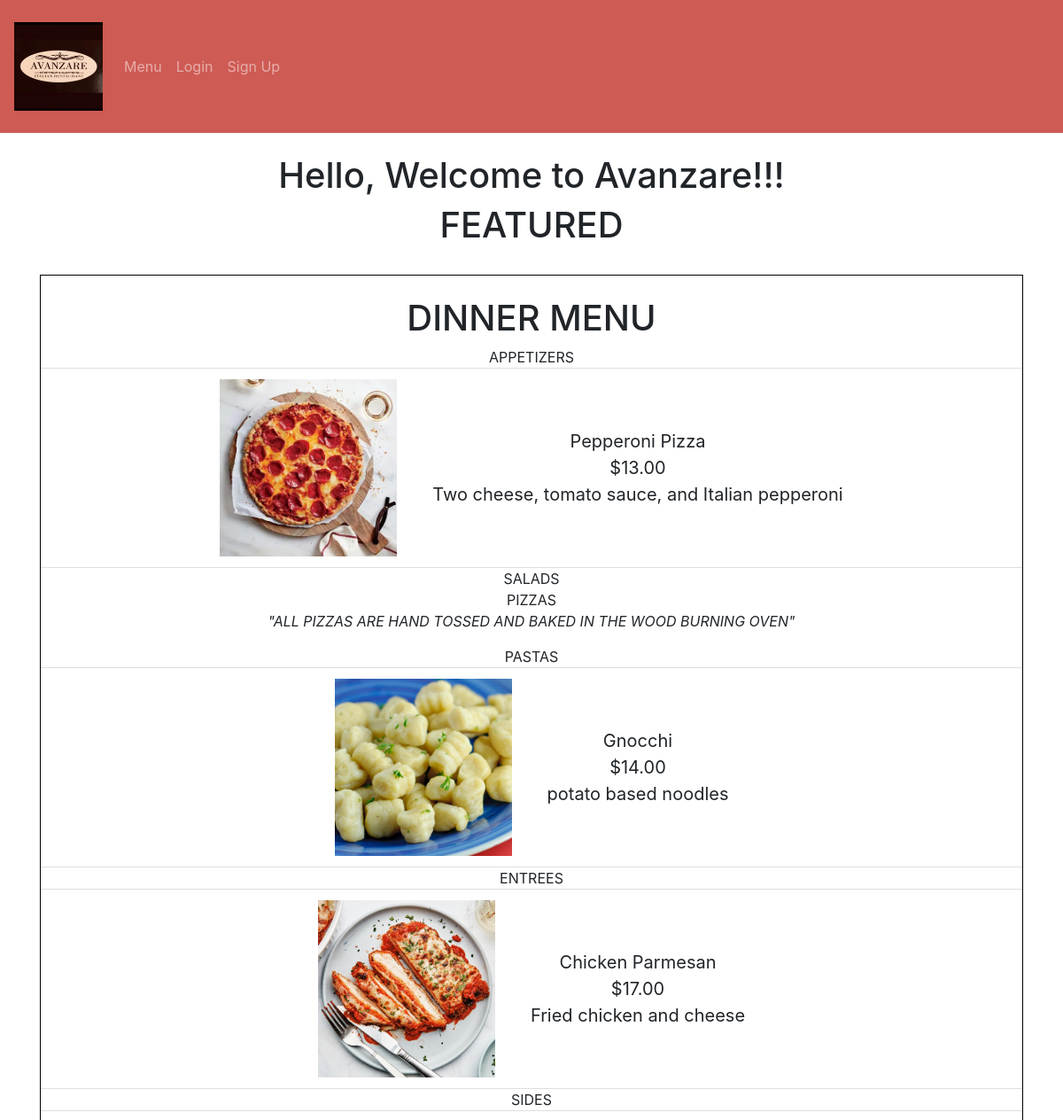
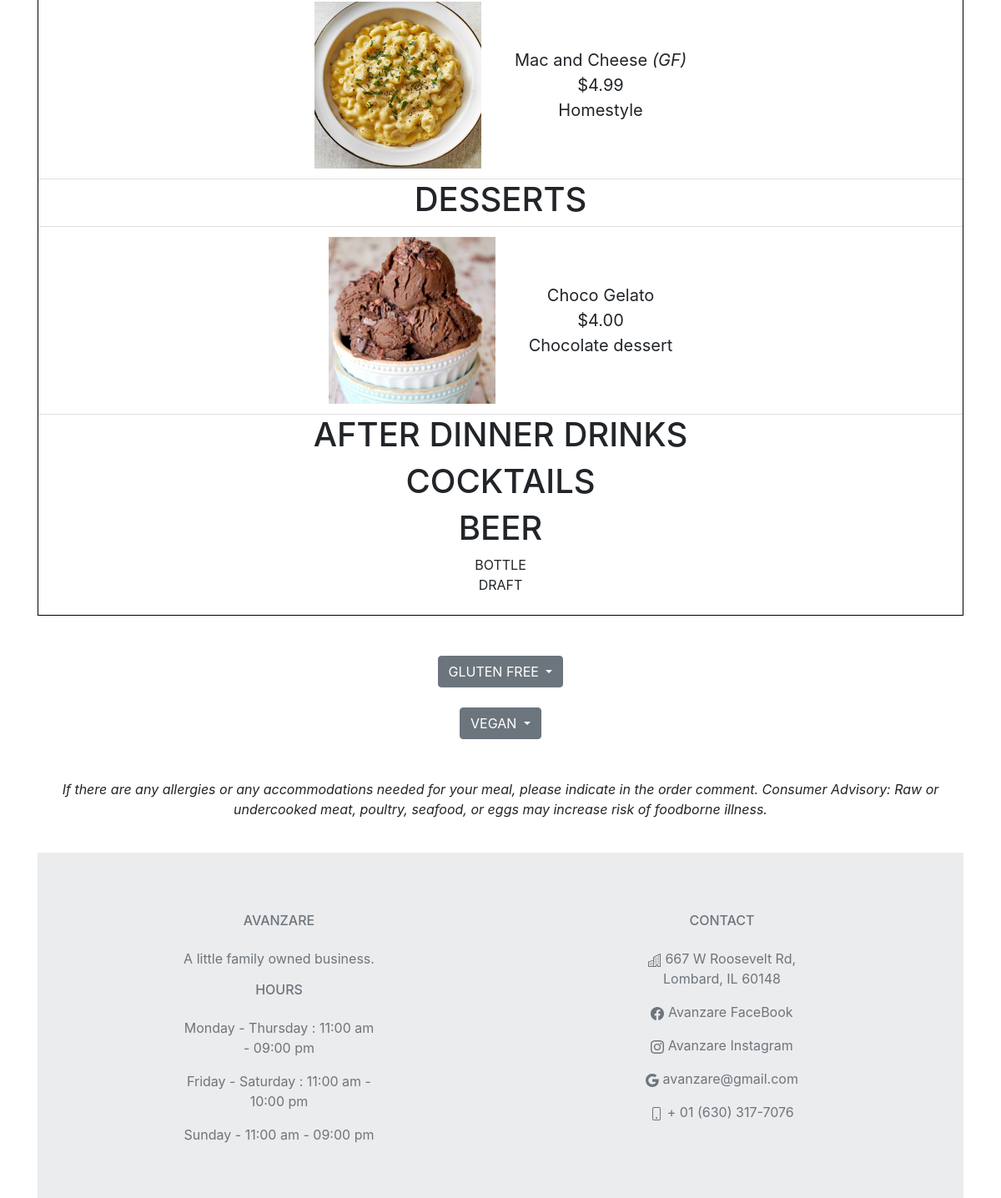
Screenshot of /start_page with the database file from the repository (2 pictures, top to bottom).
### avanzareApp/models.py (models this page shows)
class Menu(db.Model):
    id = db.Column(db.Integer, primary_key=True)
    name = db.Column(db.String(150), unique=True)
    price = db.Column(db.String(150))
    description = db.Column(db.String(10000))
    menu_type = db.Column(db.String(150))
    gluten_free = db.Column(db.String(150))
    vegan = db.Column(db.String(150))
    date = db.Column(db.DateTime(timezone=True), default=func.now())
    user_id = db.Column(db.Integer, db.ForeignKey('user.id'))

### avanzareApp/auth.py (the view, shortened to what this page needs)
@auth.route('/start_page', methods=['GET'])
def start_page():
    user = User.query.filter(User.email=='headChef@gmail.com').first()
    news = db.session.query(News).order_by(News.id.desc()).all()
    items = Menu.query.filter_by(user_id=user.id).order_by(Menu.name).all()
    count = 0
    for post in news:
        post = random.choice(news)
        post.featured = "TRUE"
        count += 1
        if count == 5:
            break
    return render_template("start_page.html", news=news, items=items, user=current_user)

### avanzareApp/templates/start_page.html (shortened to what this page needs)
{% extends "base.html" %} {% block title %}Home{% endblock %}
{% block content %}
<h1 align="center">Hello, Welcome to Avanzare!!!</h1>
<h1 align="center">FEATURED</h1>
<br />
<div class="blackLine">
    <br />
    <h1 align="center"> DINNER MENU </h1>
    <ul class="list-group list-group-flush" >
        {% set print_once = 1 %}
        {% for menu in ["APPETIZERS", "SALADS", "PIZZAS", "PASTAS", "ENTREES", "SIDES", "DESSERT MENU", "AFTER DINNER DRINKS", "COCKTAILS", "BOTTLE", "DRAFT"] %}
            {% if print_once == 1 %}
                {% if menu == "DESSERT MENU" %}
                    <h1 align="center"> DESSERTS </h1>
                    {% set print_once = 0 %}
                {% elif menu == "AFTER DINNER DRINKS" %}
                    <h1 align="center"> AFTER DINNER DRINKS </h1>
                    {% set print_once = 0 %}
                {% elif menu == "COCKTAILS" %}
                    <h1 align="center"> COCKTAILS </h1>
                    {% set print_once = 0 %}
                {% elif menu == "BOTTLE" %}
                    <h1 align="center"> BEER </h1>
                    <div align="center">{{ menu }}</div>
                    {% set print_once = 0 %}
                {% else %}
                    <div align="center">{{ menu }}</div>
                    {% if menu == "PIZZAS" %}
                        <p align="center"><i>"ALL PIZZAS ARE HAND TOSSED AND BAKED IN THE WOOD BURNING OVEN"</i></p>
                    {% endif %}
                    {% set print_once = 0 %}
                {% endif %}
            {% endif %}
            {% for item in items %}
                {% if item.menu_type == menu %}
                    <li class="list-group-item">
                        <div class="container2">
                            <div class="image">
                                {% set tmp = item.name + '.jpg' %}
                                <img class="img-responsive" src="{{ url_for('views.send_image', filename=tmp) }}" width="200" height="200">
                            </div>
                            <div class="text" align="center">
                                {{ item.name }}
                                {% if item.gluten_free == "GLUTEN FREE" %}
                                    <i>{{ "(GF)" }}</i>
                                {% endif %}
                                <br />
                                {% set tmp = "$" + (item.price | string) %}
                                {{ tmp }}
                                <br />
                                {{ item.description }}
                            </div>
                        </div>
                    </li>
                {% endif %}
            {% endfor %}
            {% set print_once = 1 %}
        {% endfor %}
        <br />
    </ul>
</div>
<br />
<br />
<div class="dropdown" align="center">
    <button class="btn btn-secondary dropdown-toggle" type="button" id="dropdownMenuButton" data-toggle="dropdown" aria-haspopup="true" aria-expanded="false">
        GLUTEN FREE
    </button>
            {% set DINNER_sub_menus = ["APPETIZERS", "SALADS", "SIDES"] %}
            {% set print_once = 1 %}
</div>
<br />
<div class="dropdown" align="center">
    <button class="btn btn-secondary dropdown-toggle" type="button" data-toggle="dropdown" aria-haspopup="true" aria-expanded="false">
        VEGAN
    </button>
            {% set DINNER_sub_menus = ["APPETIZERS", "SALADS", "SIDES"] %}
            {% set print_once = 1 %}
</div>
<br />
<br />
<p align="center"><i>If there are any allergies or any accommodations needed for your meal, please indicate in the order
comment. Consumer Advisory: Raw or undercooked meat, poultry, seafood, or eggs may increase risk of foodborne illness.</i></p>
{% include "footer.html" %}
{% endblock %}

### avanzareApp/templates/base.html (shortened to what this page needs)
<!DOCTYPE html>
<html lang="en">
<head>
    <link
      rel="stylesheet"
      href="https://stackpath.bootstrapcdn.com/bootstrap/4.4.1/css/bootstrap.min.css"
    />
    <link
      rel="stylesheet"
      href="https://stackpath.bootstrapcdn.com/font-awesome/4.7.0/css/font-awesome.min.css"
    />
    <link rel="stylesheet" href="{{ url_for('static', filename='style.css') }}">
</head>
<body>
    <nav class="navbar navbar-expand-lg navbar-dark">
        <a class="navbar-brand" href="#" align="center">
            <img class="img-responsive" src="{{ url_for('views.send_image', filename='logo.jpg') }}" height="100">
        </a>
        <div class="collapse navbar-collapse" id="navbar">
            <div class="navbar-nav">
                {% if user.is_authenticated %}
                    {% if user.email == "headChef@gmail.com" %}
                        <a class="nav-item nav-link" id="edit_menu" href="/add-menu-item">Edit Menu</a>
                        <a class="nav-item nav-link" id="view_orders" href="/view-orders">View Orders</a>
                        <a class="nav-item nav-link" id="create_news" href="/create-news">Create News</a>
                    {% endif %}
                    <a class="nav-item nav-link" id="user_home" href="/user_home">User Home</a>
                    <a class="nav-item nav-link" id="order" href="/order">Order</a>
                    <a class="nav-item nav-link" id="logout" href="/logout">Logout</a>
                {% else %}
                    <a class="nav-item nav-link" id="menu" href="/start_page">Menu</a>
                    <a class="nav-item nav-link" id="login" href="/login">Login</a>
                    <a class="nav-item nav-link" id="signup" href="/sign-up">Sign Up</a>
                {% endif %}
            </div>
        </div>
    </nav>
    <br />
    <div class="container">
    {% block content %}
    {% endblock %}
    </div>
</body>
</html>

### avanzareApp/templates/footer.html (shortened to what this page needs)
<!DOCTYPE html>
<html lang="en">
<head>
</head>
<body>
    <br />
    <footer class="text-center text-lg-start bg-light text-muted">
        <div class="text-center p-4" style="background-color: rgba(0, 0, 0, 0.05);">
            <section class="">
                <div class="container text-center text-md-start mt-5">
                    <div class="row mt-3">
                        <div class="col-md-3 col-lg-4 col-xl-3 mx-auto mb-4">
                            <h6 class="text-uppercase fw-bold mb-4">Avanzare</h6>
                            <p>A little family owned business.</p>
                            <h6 class="text-uppercase fw-bold mb-4">Hours</h6>
                            <p>Monday - Thursday : 11:00 am - 09:00 pm
                            <p>Friday - Saturday : 11:00 am - 10:00 pm</p>
                            <p>Sunday - 11:00 am - 09:00 pm</p>
                        </div>
                        <div class="col-md-4 col-lg-3 col-xl-3 mx-auto mb-md-0 mb-4">
                            <h6 class="text-uppercase fw-bold mb-4">Contact</h6>
                            <p>
                                667 W Roosevelt Rd, Lombard, IL 60148
                            </p>
                            <p>
                                <a class="text-reset fw-bold" href="https://www.facebook.com/avanzarerestaurant/">Avanzare FaceBook</a>
                            </p>
                            <p>
                                <a class="text-reset fw-bold" href="https://www.instagram.com/avanzarerestaurant/?hl=en">Avanzare Instagram</a>
                            </p>
                            <p>
                                avanzare@gmail.com
                            </p>
                            <p>
                                + 01 (630) 317-7076
                            </p>
                        </div>
                    </div>
                </div>
            </section>
        </div>
    </footer>
</body>
</html>

### avanzareApp/static/style.css (style rules this page uses)
.navbar-dark { background:#CE5B54; }
.blackLine { border:1px solid black; }
.container2 { display: flex; align-items: center; justify-content: center }
.text { font-size: 20px; padding-left: 40px; }
nav { height:150px; }

### rows the page displays
Menu: shows a picture, name "Pepperoni Pizza", tmp "$13.00", description "Two cheese, tomato sauce, and Italian pepperoni"
Menu: shows a picture, name "Gnocchi", tmp "$14.00", description "potato based noodles"
Menu: shows a picture, name "Chicken Parmesan", tmp "$17.00", description "Fried chicken and cheese"
Menu: shows a picture, name "Mac and Cheese", value "(GF)", tmp "$4.99", description "Homestyle"
Menu: shows a picture, name "Choco Gelato", tmp "$4.00", description "Chocolate dessert"

### other values shown
{{ menu }} "APPETIZERS" "SALADS" "PIZZAS" "PASTAS" "ENTREES" "SIDES" "DRAFT"
{{ menu }} "BOTTLE"
